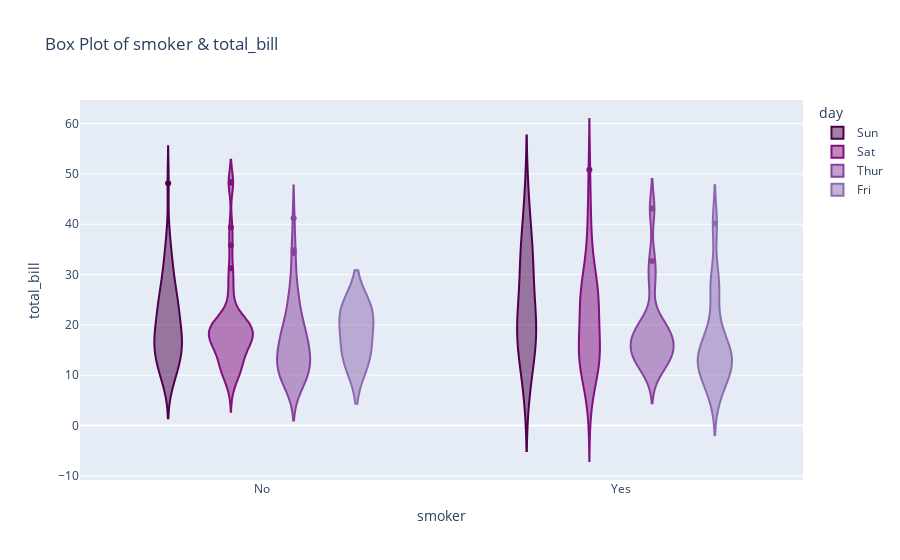

Notebook cell for this chart:
### Code cell
px.violin(df2 ,  x  = "smoker" ,
       y  = "total_bill" ,
       color = "day",
       title = "Box Plot of smoker & total_bill" , 
       color_discrete_sequence = px.colors.sequential.BuPu_r)

### Figure 1 — Plotly figure (JSON) as saved in the notebook; plotly's stock layout.template omitted (floating-point values rounded to 4 significant figures)
{"data": [{"alignmentgroup": "True", "box": {"visible": false}, "hovertemplate": "day=Sun<br>smoker=%{x}<br>total_bill=%{y}<extra></extra>", "legendgroup": "Sun", "marker": {"color": "rgb(77,0,75)"}, "name": "Sun", "offsetgroup": "Sun", "orientation": "v", "scalegroup": "True", "showlegend": true, "type": "violin", "x": ["No", "No", "No", "No", "No", "No", "No", "No", "No", "No", "No", "No", "No", "No", "No", "No", "No", "No", "No", "No", "No", "No", "No", "No", "No", "No", "No", "No", "No", "No", "No", "No", "No", "No", "No", "No", "No", "No", "No", "No", "No", "No", "No", "No", "No", "No", "No", "No", "No", "No", "No", "No", "No", "Yes", "No", "No", "No", "Yes", "Yes", "Yes", "Yes", "Yes", "Yes", "Yes", "Yes", "Yes", "Yes", "Yes", "Yes", "Yes", "No", "Yes", "Yes", "Yes", "Yes", "Yes"], "x0": " ", "xaxis": "x", "y": [16.99, 10.34, 21.01, 23.68, 24.59, 25.29, 8.77, 26.88, 15.04, 14.78, 10.27, 35.26, 15.42, 18.43, 14.83, 21.58, 10.33, 16.29, 16.97, 17.46, 13.94, 9.68, 30.4, 18.29, 22.23, 32.4, 28.55, 18.04, 12.54, 10.29, 34.81, 9.94, 25.56, 19.49, 38.07, 23.95, 25.71, 17.31, 29.93, 14.07, 13.13, 17.26, 24.55, 19.77, 29.85, 48.17, 25, 13.39, 16.49, 21.5, 12.66, 16.21, 13.81, 17.51, 24.52, 20.76, 31.71, 7.25, 31.85, 16.82, 32.9, 17.89, 14.48, 9.6, 34.63, 34.65, 23.33, 45.35, 23.17, 40.55, 20.69, 20.9, 30.46, 18.15, 23.1, 15.69], "y0": " ", "yaxis": "y"}, {"alignmentgroup": "True", "box": {"visible": false}, "hovertemplate": "day=Sat<br>smoker=%{x}<br>total_bill=%{y}<extra></extra>", "legendgroup": "Sat", "marker": {"color": "rgb(129,15,124)"}, "name": "Sat", "offsetgroup": "Sat", "orientation": "v", "scalegroup": "True", "showlegend": true, "type": "violin", "x": ["No", "No", "No", "No", "No", "No", "No", "No", "No", "No", "No", "No", "No", "No", "No", "No", "No", "No", "No", "No", "No", "No", "Yes", "No", "Yes", "No", "Yes", "Yes", "Yes", "Yes", "No", "No", "No", "Yes", "No", "Yes", "No", "No", "Yes", "Yes", "No", "No", "Yes", "Yes", "Yes", "No", "Yes", "Yes", "Yes", "No", "Yes", "No", "No", "Yes", "Yes", "Yes", "Yes", "Yes", "Yes", "Yes", "Yes", "Yes", "Yes", "No", "Yes", "Yes", "Yes", "Yes", "Yes", "Yes", "Yes", "No", "No", "Yes", "Yes", "Yes", "No", "No", "Yes", "No", "Yes", "Yes", "No", "No", "Yes", "Yes", "No"], "x0": " ", "xaxis": "x", "y": [20.65, 17.92, 20.29, 15.77, 39.42, 19.82, 17.81, 13.37, 12.69, 21.7, 19.65, 9.55, 18.35, 15.06, 20.69, 17.78, 24.06, 16.31, 16.93, 18.69, 31.27, 16.04, 38.01, 26.41, 11.24, 48.27, 20.29, 13.81, 11.02, 18.29, 17.59, 20.08, 16.45, 3.07, 20.23, 15.01, 12.02, 17.07, 26.86, 25.28, 14.73, 10.51, 17.92, 44.3, 22.42, 20.92, 15.36, 20.49, 25.21, 18.24, 14.31, 14, 7.25, 10.59, 10.63, 50.81, 15.81, 26.59, 38.73, 24.27, 12.76, 30.06, 25.89, 48.33, 13.27, 28.17, 12.9, 28.15, 11.59, 7.74, 30.14, 20.45, 13.28, 22.12, 24.01, 15.69, 11.61, 10.77, 15.53, 10.07, 12.6, 32.83, 35.83, 29.03, 27.18, 22.67, 17.82], "y0": " ", "yaxis": "y"}, {"alignmentgroup": "True", "box": {"visible": false}, "hovertemplate": "day=Thur<br>smoker=%{x}<br>total_bill=%{y}<extra></extra>", "legendgroup": "Thur", "marker": {"color": "rgb(136,65,157)"}, "name": "Thur", "offsetgroup": "Thur", "orientation": "v", "scalegroup": "True", "showlegend": true, "type": "violin", "x": ["No", "No", "No", "Yes", "No", "No", "Yes", "No", "No", "No", "No", "No", "No", "No", "No", "No", "No", "No", "No", "No", "No", "No", "No", "No", "No", "No", "No", "No", "No", "No", "No", "No", "No", "No", "Yes", "No", "No", "No", "No", "No", "No", "No", "No", "No", "No", "No", "Yes", "Yes", "Yes", "Yes", "No", "Yes", "Yes", "Yes", "Yes", "Yes", "Yes", "Yes", "Yes", "Yes", "Yes", "No"], "x0": " ", "xaxis": "x", "y": [27.2, 22.76, 17.29, 19.44, 16.66, 10.07, 32.68, 15.98, 34.83, 13.03, 18.28, 24.71, 21.16, 10.65, 12.43, 24.08, 11.69, 13.42, 14.26, 15.95, 12.48, 29.8, 8.52, 14.52, 11.38, 22.82, 19.08, 20.27, 11.17, 12.26, 18.26, 8.51, 10.33, 14.15, 16, 13.16, 17.47, 34.3, 41.19, 27.05, 16.43, 8.35, 18.64, 11.87, 9.78, 7.51, 19.81, 28.44, 15.48, 16.58, 7.56, 10.34, 43.11, 13, 13.51, 18.71, 12.74, 13, 16.4, 20.53, 16.47, 18.78], "y0": " ", "yaxis": "y"}, {"alignmentgroup": "True", "box": {"visible": false}, "hovertemplate": "day=Fri<br>smoker=%{x}<br>total_bill=%{y}<extra></extra>", "legendgroup": "Fri", "marker": {"color": "rgb(140,107,177)"}, "name": "Fri", "offsetgroup": "Fri", "orientation": "v", "scalegroup": "True", "showlegend": true, "type": "violin", "x": ["Yes", "No", "Yes", "Yes", "No", "Yes", "Yes", "Yes", "Yes", "No", "Yes", "Yes", "Yes", "Yes", "Yes", "No", "Yes", "Yes", "Yes"], "x0": " ", "xaxis": "x", "y": [28.97, 22.49, 5.75, 16.32, 22.75, 40.17, 27.28, 12.03, 21.01, 12.46, 11.35, 15.38, 12.16, 13.42, 8.58, 15.98, 13.42, 16.27, 10.09], "y0": " ", "yaxis": "y"}], "layout": {"legend": {"title": {"text": "day"}, "tracegroupgap": 0}, "title": {"text": "Box Plot of smoker & total_bill"}, "violinmode": "group", "xaxis": {"anchor": "y", "domain": [0, 1], "title": {"text": "smoker"}}, "yaxis": {"anchor": "x", "domain": [0, 1], "title": {"text": "total_bill"}}}}
